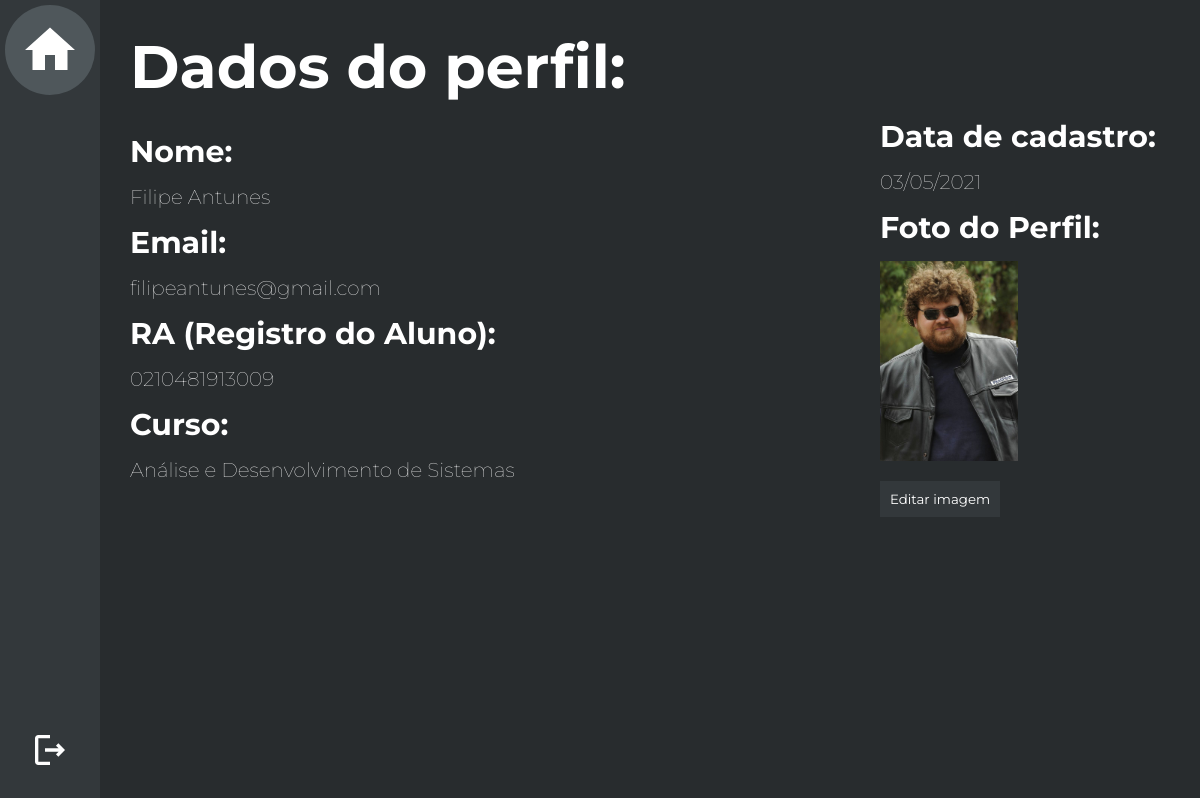
The app's page /Dados do perfil/dadosPerfil.php?id=37 (signed in) with its own data.
### tables this page shows
CREATE TABLE `usuario` (
  `cod_usuario` smallint(4) NOT NULL,
  `nome` varchar(50) NOT NULL,
  `senha` varchar(32) NOT NULL,
  `cpf` varchar(50) NOT NULL DEFAULT '',
  `email` varchar(50) NOT NULL,
  `matricula` varchar(50) NOT NULL DEFAULT '',
  `tipo` int(11) NOT NULL DEFAULT 0,
  `curso` int(11) NOT NULL,
  `datacadastro` date DEFAULT NULL,
  `diretorio_imagem` varchar(70) NOT NULL
);

CREATE TABLE `cursos` (
  `cod_cursos` int(11) NOT NULL,
  `nome` varchar(50) NOT NULL
);

### Dados do perfil/dadosPerfil.php (the view, shortened to what this page needs)
<?php
    include("../conexao.php");
    $id_usuario = intval($_GET['id']);
    $sql_code = "SELECT * FROM usuario WHERE cod_usuario = '$id_usuario'";
    $sql_query = $mysqli->query($sql_code) or die($mysqli->error);
    $dado = $sql_query->fetch_assoc();
    $sql_code = "SELECT nome FROM cursos WHERE cod_cursos = '$dado[curso]'";
    $sql_query = $mysqli->query($sql_code) or die($mysqli->error);
    $linha = $sql_query->fetch_assoc();
    $sql_code = "SELECT tipo FROM tipousuario WHERE cod_tipo = '$dado[tipo]'";
    $sql_query = $mysqli->query($sql_code) or die($mysqli->error);
    $linha2 = $sql_query->fetch_assoc();
?>
<html>
    <head>
        <link rel="stylesheet" type="text/css" href="style-dados-pf.css"/>
    </head>
    <body>
        <aside>
            <div class="menu">
                <div class="menu-box home" id="home"><a href="javascript:history.back()">
                    <div class="home-img"> <img src="../Imagens/home-white-18dp.svg" height="60px"/> </div>
                </a></div>
                <div class="menu-box" id="logout"><a href="../logout.php">
                    <img src="../Imagens/logout-white-18dp.svg" height="40px"/>
                </a></div>
            </div>
        </aside>
        <main>
            <div class="principal">
                <div class="filler"></div>
                <div class="container">
                    <h1>Dados do perfil:</h1>
                    <div class="info-box">
                        <h2>Nome:</h2>
                        <p><?php echo $dado['nome'] ?></p>
                    </div>
                    <div class="info-box">
                        <h2>Email:</h2>
                        <p><?php echo $dado['email'] ?></p>
                    </div>
                    <?php
                        if($dado['tipo'] == 2){
                            echo "<div class='info-box' id='ra'>";
                            echo "<h2>RA (Registro do Aluno): </h2>";
                            echo "<p> $dado[matricula] </p>";
                            echo "</div>";
                        }
                    ?>
                    <div class="info-box">
                         <h2 id="type"><?php if($dado['tipo']==2){echo 'Curso:'; }else{echo 'Tipo de conta:';} ?></h2>
                         <p><?php if($dado['tipo']!=2){echo $linha2['tipo'];} else{echo $linha['nome'];}?></p>
                    </div>
                </div>
                <div class="container2">
                    <div class="filler2"></div>
                    <div class="info-box">
                        <h2>Data de cadastro: </h2>
                        <p><?php
                                $data = explode("-", $dado['datacadastro']);
                                echo "$data[2]/$data[1]/$data[0]";
                            ?></p>
                    </div>
                    <div class="info-box">
                        <h2>Foto do Perfil:</h2>
                        <?php echo"<img class='profile-box-img' src='../Imagens/Upload/$dado[diretorio_imagem]'>"; ?> </br>
                        <button class="btnImg"> Editar imagem </button>
                    </div>
                </div>
            </div>
        </main>
    </body>
</html>

### Dados do perfil/style-dados-pf.css (style rules this page uses)
* { font-family: 'Montserrat', sans-serif; box-sizing:border-box; margin: 0; padding: 0; color:white; text-decoration: none; }
main { display: flex }
body { background-color: #282C2E; }
.menu { position: fixed; display: flex; flex-direction: column; align-items: center; justify-content: space-between; width: 100px; height: 100%; background-color: #33383B; }
.menu-box { font-weight: bold; display: flex; justify-content: center; align-items: center; width: 100%; height: 100px; padding: 30px; cursor: pointer; transition: all linear 0.3s; }
.home-img { display: flex; align-items: center; justify-content: center; background-color: #4F575B; height: 90px; width: 90px; border-radius: 45px; cursor: pointer; }
.principal { height: 100vh; flex: 1; display: flex; align-items: center; background-color: #282C2E; }
.filler { width: 100px; height: 100%; }
.container { display: flex; flex-direction: column; padding:30px; height:100%; width: 750px; }
.container h1 { font-size: 60px; margin-bottom: 15px; }
.container h2, .container2 h2 { font-size: 30px; margin-bottom: 15px; margin-top: 15px; }
.info-box p { font-size: 20px; font-weight: lighter; }
.container2 { display: flex; flex-direction: column; padding:30px; height:100vh; flex: 1; }
.filler2 { height: 73.3px; width: 100px; }
.info-box img { height: 200px; }
button { border-style: none; background-color:#33383B; padding: 10px; margin-top: 20px; cursor: pointer; }

### records on screen
usuario: nome "Filipe Antunes", email "filipeantunes@gmail.com", matricula "0210481913009", datacadastro "03", datacadastro "05", datacadastro "2021", diretorio_imagem (picture)
cursos: nome "Análise e Desenvolvimento de Sistemas"
